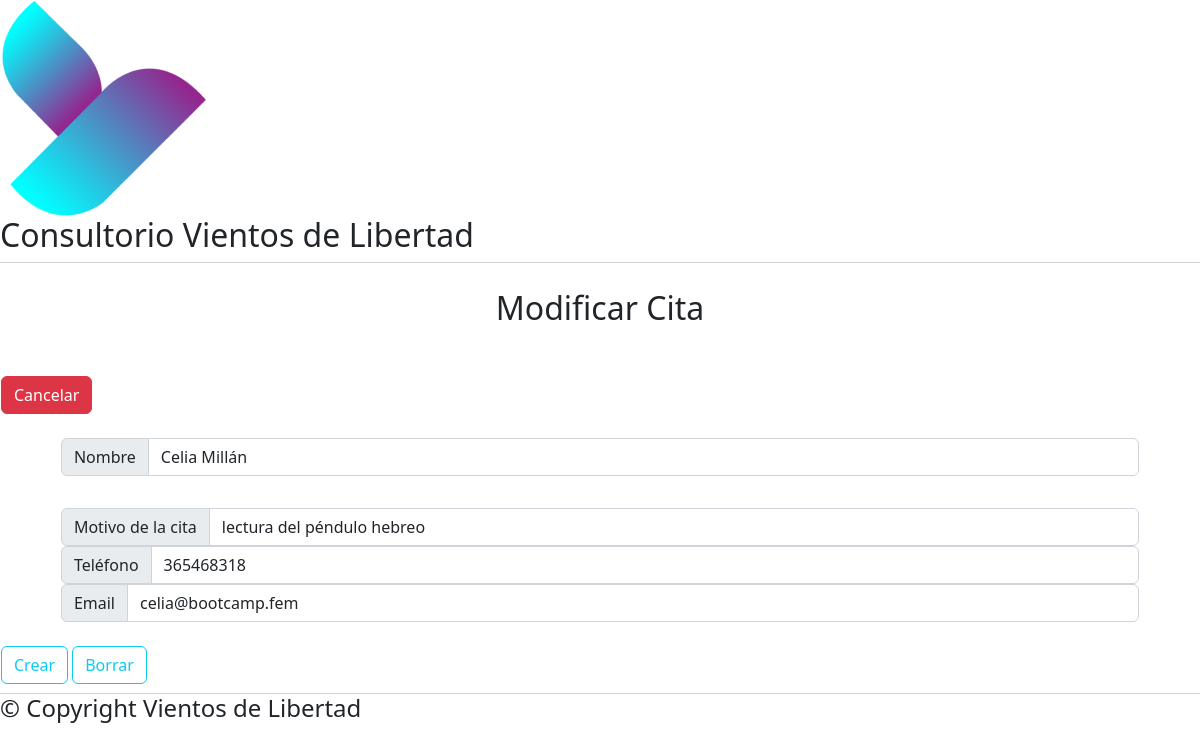
The app's page /src/index.php?action=edit&id=7 with its own data.
### tables this page shows
CREATE TABLE `appointments` (
  `id` int(11) NOT NULL,
  `client` varchar(255) NOT NULL,
  `issue` text NOT NULL,
  `phone` int(11) DEFAULT NULL,
  `email` varchar(255) NOT NULL,
  `dateTime` date NOT NULL DEFAULT current_timestamp()
);

### src/Core/View.php (called while the page is built, shortened)
<?php
class View{
    public function __construct($view, $data = null){
        require_once("src/Views/$view.php");
    }
}

### src/index.php (called while the page is built, shortened)
<?php
$controller = new ClientController();

### src/Models/Client.php (called while the page is built, shortened)
<?php
class Client{
    private ?int $id;
    private string $client;
    private string $issue;
    private ?int $phone;
    private string $email;
    private $table = "appointments";
    private $database;
    public function __construct(int $id = null, string $client = '', string $issue = '', int $phone = null, string $email = '', string $dateTime = null){
        $this->id = $id;
        $this->client = $client;
        $this->issue = $issue;
        $this->phone = $phone;
        $this->email = $email;
        if(!$this->database){
            $this->database = new Database();
        }
    }
    public function getClient(){
        return $this->client;
    }
    public function getIssue(){
        return $this->issue;
    }
    public function getPhone(){
        return $this->phone;
    }
    public function getEmail(){
        return $this->email;
    }
    public function getId(){
        return $this->id;
    }
    public function findById($id){
        $query = $this->database->mysql->query("SELECT * FROM `{$this->table}` WHERE `id`= {$id}");
        $result = $query->fetchAll();
        return new Client($result[0]["id"], $result[0]["client"], $result[0]["issue"], $result[0]["phone"], $result[0]["email"], $result[0]["dateTime"]);
    }
}

### src/Database.php (called while the page is built, shortened)
<?php
class Database {
    public function __construct(){
        try{
            $this->mysql = $this->getConnection();
        }
        catch (PDOException $e){
            echo "Conexión Fallida : " . $e->getMessage();
        }
    }
    private function getConnection(){
        $host = "localhost";
        $user = "root";
        $password = "";
        $database = "vientosdelibertadbbdd";
        $charset = "utf-8";
        $options = [PDO::ATTR_DEFAULT_FETCH_MODE => PDO::FETCH_ASSOC];
        $pdo = new PDO("mysql:host={$host};dbname={$database};charset{$charset}", $user, $password, $options);
        $pdo->setAttribute(PDO::ATTR_ERRMODE, PDO::ERRMODE_EXCEPTION);
        return $pdo;
    }
}

### src/Views/editClient.php (the view, shortened to what this page needs)
<?php
require_once("Components/layout.php");
require_once("Components/header.php");
?>
<body>
    <div class="edit row justify-content-center">
        <main class="card" style="width: 100%; height:27rem; display:flex; justify-content:center;">
        <h2 class="text-center" style="margin-Bottom: 3rem; margin-top: 1rem;">Modificar Cita</h2>
        <a href="./index.php"><button type="button" class="btn btn-danger">Cancelar</button></a><br>
            <form class="justify-content-center " action='?action=update&id=<?php echo $data["client"]->getId() ?>' method="post">
            <div class="input-group" style=" margin-bottom: 2rem; width: 90%; margin-left: 5%;">
                <span class="input-group-text">Nombre</span>
                <input class="form-control" type="text" name="client" required value='<?php echo $data["client"]->getClient() ?>'>
            </div>
            <div class="input-group" style="width: 90%; margin-left: 5%;">
                <span class="input-group-text">Motivo de la cita</span>
                <input class="form-control" area-label="With textarea" type="text" name="issue" required value='<?php echo $data["client"]->getIssue() ?>'>
            </div>
            <div class="input-group" style="width: 90%; margin-left: 5%;">
                <span class="input-group-text">Teléfono</span>
                <input class="form-control" area-label="With textarea" type="text" name="phone" required value='<?php echo $data["client"]->getPhone() ?>'>
            </div>
            <div class="input-group" style="width: 90%; margin-left: 5%;">
                <span class="input-group-text">Email</span>
                <input class="form-control" area-label="With textarea" type="text" name="email" required value='<?php echo $data["client"]->getEmail() ?>'>
            </div><br>
                <input class="btn btn-outline-info" type="submit" value="Crear">
                <input class="btn btn-outline-info" type="reset" value="Borrar">
            </div>
    <?php
        require_once("Components/footer.php");
    ?>
</body>

### records on screen
appointments: client "Celia Millán", issue "lectura del péndulo hebreo", phone "365468318", email "celia@bootcamp.fem"
